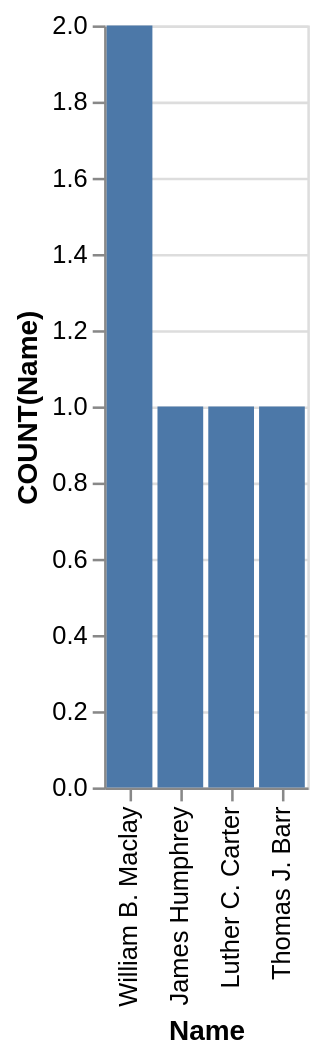

Write the Vega-Lite specification saved for this chart.
### Vega-Lite specification from a JSON file in a GitHub repository (floating-point values rounded to 4 significant figures)
{"data": {"values": [{"x_data": "James Humphrey", "y_data": 1}, {"x_data": "Luther C. Carter", "y_data": 1}, {"x_data": "Thomas J. Barr", "y_data": 1}, {"x_data": "William B. Maclay", "y_data": 2}]}, "mark": "bar", "encoding": {"x": {"field": "x_data", "type": "nominal", "title": "Name", "sort": {"op": "sum", "field": "y_data", "order": "descending"}}, "y": {"field": "y_data", "type": "quantitative", "title": "COUNT(Name)"}}}
